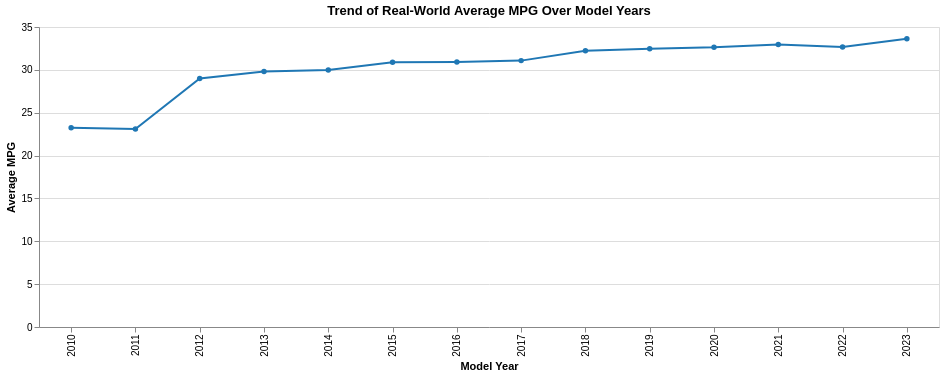

Source (notebook cell):
### Markdown cell above
#### Step 2: Enhancing with Interactivity
Now, we enhance the line chart by adding tooltips, which allow users to hover over points to see the exact values for Model Year and Average MPG. This makes the line chart more informative and interactive.

### Code cell
line_chart = alt.Chart(manufacturer_epa_df).mark_line(point=True).encode(
    x=alt.X('Model Year:O', title="Model Year"),
    y=alt.Y('mean(Real-World MPG):Q', title="Average MPG"),
    color=alt.value("#1f77b4"),
    tooltip=[
    alt.Tooltip('Model Year:O', title="Model Year"),
    alt.Tooltip('mean(Real-World MPG):Q', title="Average MPG", format=".3f")
    ]
)

line_chart = line_chart.properties(title="Trend of Real-World Average MPG Over Model Years", height = 300, width = 900)

line_chart

### Figure 1 — Vega-Lite specification as saved in the notebook (floating-point values rounded to 4 significant figures; data arrays with more than 128 entries replaced by an {"elided": "..."} marker saying what was removed)
{"config": {"view": {"continuousWidth": 300, "continuousHeight": 300}}, "data": {"name": "data-37286fbe657fdab6e3985a373480bec5"}, "mark": {"type": "line", "point": true}, "encoding": {"color": {"value": "#1f77b4"}, "tooltip": [{"field": "Model Year", "title": "Model Year", "type": "ordinal"}, {"aggregate": "mean", "field": "Real-World MPG", "format": ".3f", "title": "Average MPG", "type": "quantitative"}], "x": {"field": "Model Year", "title": "Model Year", "type": "ordinal"}, "y": {"aggregate": "mean", "field": "Real-World MPG", "title": "Average MPG", "type": "quantitative"}}, "height": 300, "title": "Trend of Real-World Average MPG Over Model Years", "width": 900, "$schema": "https://vega.github.io/schema/vega-lite/v5.8.0.json", "datasets": {"data-37286fbe657fdab6e3985a373480bec5": {"elided": "196 records"}}}
